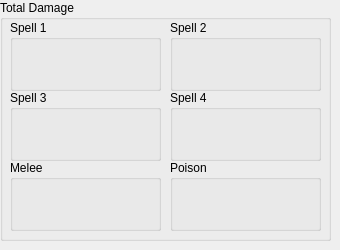
    <widget class="QWidget" name="overviewtab">
     <attribute name="title">
      <string>Overview</string>
     </attribute>
     <widget class="QGroupBox" name="groupBox_5">
      <property name="geometry">
       <rect>
        <x>0</x>
        <y>0</y>
        <width>331</width>
        <height>241</height>
       </rect>
      </property>
      <property name="title">
       <string>Total Damage</string>
      </property>
      <widget class="QGroupBox" name="groupBox_6">
       <property name="geometry">
        <rect>
         <x>10</x>
         <y>20</y>
         <width>151</width>
         <height>71</height>
        </rect>
       </property>
       <property name="title">
        <string>Spell 1</string>
       </property>
      </widget>
      <widget class="QGroupBox" name="groupBox_7">
       <property name="geometry">
        <rect>
         <x>170</x>
         <y>20</y>
         <width>151</width>
         <height>71</height>
        </rect>
       </property>
       <property name="title">
        <string>Spell 2</string>
       </property>
      </widget>
      <widget class="QGroupBox" name="groupBox_8">
       <property name="geometry">
        <rect>
         <x>10</x>
         <y>90</y>
         <width>151</width>
         <height>71</height>
        </rect>
       </property>
       <property name="title">
        <string>Spell 3</string>
       </property>
      </widget>
      <widget class="QGroupBox" name="groupBox_9">
       <property name="geometry">
        <rect>
         <x>170</x>
         <y>90</y>
         <width>151</width>
         <height>71</height>
        </rect>
       </property>
       <property name="title">
        <string>Spell 4</string>
       </property>
      </widget>
      <widget class="QGroupBox" name="groupBox_10">
       <property name="geometry">
        <rect>
         <x>10</x>
         <y>160</y>
         <width>151</width>
         <height>71</height>
        </rect>
       </property>
       <property name="title">
        <string>Melee</string>
       </property>
      </widget>
      <widget class="QGroupBox" name="groupBox_11">
       <property name="geometry">
        <rect>
         <x>170</x>
         <y>160</y>
         <width>151</width>
         <height>71</height>
        </rect>
       </property>
       <property name="title">
        <string>Poison</string>
       </property>
      </widget>
     </widget>
    </widget>
